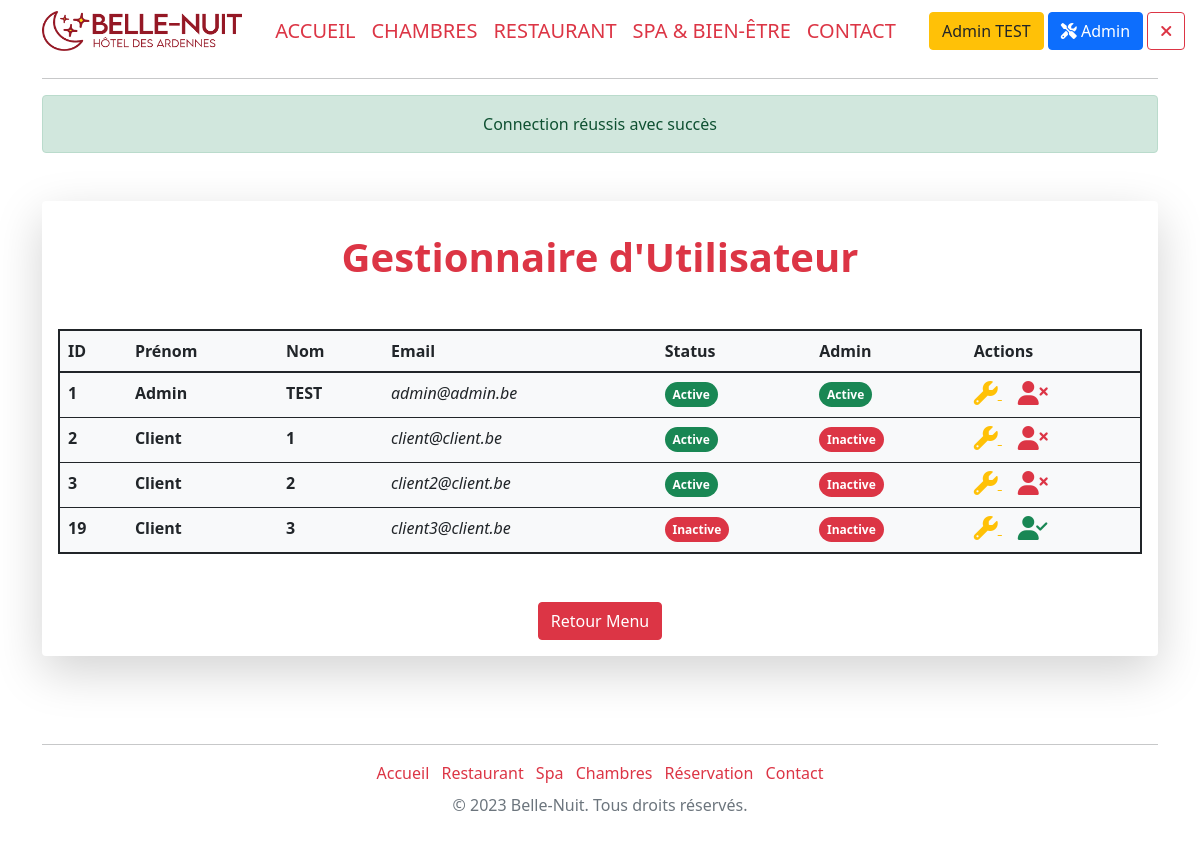
The page /adminAccount (signed in) on the database its author committed.
### tables this page shows
CREATE TABLE `account` (
  `acc_id` int(11) NOT NULL,
  `acc_name` varchar(30) NOT NULL,
  `acc_surname` varchar(30) NOT NULL,
  `acc_address` varchar(120) NOT NULL,
  `acc_addressbox` int(11) DEFAULT NULL,
  `acc_city` varchar(20) NOT NULL,
  `acc_codepostal` mediumint(9) NOT NULL,
  `acc_id_country` int(11) NOT NULL,
  `acc_phone` varchar(20) NOT NULL,
  `acc_email` varchar(255) NOT NULL,
  `acc_password` varchar(128) NOT NULL,
  `acc_code_activation` varchar(32) NOT NULL,
  `acc_admin` tinyint(1) NOT NULL,
  `acc_active` tinyint(1) NOT NULL
);

### models/Model.class.php (called while the page is built, shortened)
<?php
abstract class Model{
    private static $pdo;
    private static function setBdd(){
        self::$pdo = new PDO("mysql:host=localhost;dbname=hotel;charset=utf8", "root", "");
        self::$pdo->setAttribute(PDO::ATTR_ERRMODE, PDO::ERRMODE_WARNING);
    }
    protected function getBdd(){
        return self::$pdo;
    }
}

### models/AdminManager.model.php (called while the page is built, shortened)
<?php
require_once("Model.class.php");
class AdminManager extends Model
{
    public function getProfils()
    {
        $stmt = $this->getBdd()->prepare('
        SELECT  *
        FROM `account`');
        $stmt->execute();
        $profils = $stmt->fetchAll(PDO::FETCH_ASSOC);
        return $profils;
    }
}

### views/main/back/adminAccount.view.php (the view)
<div class="container-fluid shadow-lg p-3 mb-5 mt-5 bg-body rounded mx-auto">
<h1 class='text-center my-3 text-danger fw-bolder mb-5'>Gestionnaire d'Utilisateur</h1>
<table class="table container bg-light p-5 rounded mb-5 border border-2 border-dark">
    <thead class="bg-light">
    <tr>
        <th>ID</th>
        <th>Prénom</th>
        <th>Nom</th>
        <th>Email</th>
        <th>Status</th>
        <th>Admin</th>
        <th>Actions</th>
    </tr>
    </thead>
    <tbody>
    <?php foreach ($profils as $key => $profil) :
        $statusBadge = ($profil['acc_active'] == 1) ? '<span class="badge bg-success rounded-pill d-inline">Active</span>' : '<span class="badge bg-danger rounded-pill d-inline">Inactive</span>';
        $adminBadge = ($profil['acc_admin'] == 1) ? '<span class="badge bg-success rounded-pill d-inline">Active</span>' : '<span class="badge bg-danger rounded-pill d-inline">Inactive</span>';
        $disableButton = ($profil['acc_active'] == 1) ? '<a href="disableAccount&id=' . $profil["acc_id"] . '" onclick="return confirm(\'Êtes-vous sûr de vouloir supprimer cet élément ?\')" class="ms-3 text-danger"><i class="fa-solid fa-xl fa-user-xmark" data-bs-toggle="tooltip" data-bs-placement="top" title="Désactiver"></i></a>' : '<a href="activeAccount&id=' . $profil["acc_id"] . '" onclick="return confirm(\'Êtes-vous sûr de vouloir réactiver l\'utilisateur ?\')" class="ms-3 text-success" data-bs-toggle="tooltip" data-bs-placement="top" title="Activer"><i class="fa-solid fa-xl fa-user-check"></i></a>';
        ?>
        <tr>
            <td>
                <p class="fw-bold mb-1"><?= $profil["acc_id"] ?></p>
            </td>
            <td>
                <p class="fw-bold mb-1"><?= $profil["acc_surname"] ?></p>
            </td>
            <td>
                <p class="fw-bold mb-1"><?= $profil["acc_name"] ?></p>
            </td>
            <td>
                <p class="fst-italic mb-1"><?= $profil["acc_email"] ?></p>
            </td>
            <td><?= $statusBadge ?></td>
            <td><?= $adminBadge ?></td>
            <td>
                <a href="adEditAccount&id=<?= $profil['acc_id'] ?>" class="text-warning">
                    <i class="fa-solid fa-wrench fa-xl" data-bs-toggle="tooltip" data-bs-placement="top" title="Editer"></i>
                </a>
                <?= $disableButton ?>
            </td>
        </tr>
    <?php endforeach; ?>
    </tbody>
</table>
    <div class="text-center">
        <a href="admin" class="btn btn-danger">Retour Menu</a>
    </div>
</div>

### rows shown on the page
account: acc_id "1", acc_surname "Admin", acc_name "TEST", acc_email "admin@admin.be", acc_active "Active", acc_admin "Active"
account: acc_id "2", acc_surname "Client", acc_name "1", acc_email "client@client.be", acc_active "Active", acc_admin "Inactive"
account: acc_id "3", acc_surname "Client", acc_name "2", acc_email "client2@client.be", acc_active "Active", acc_admin "Inactive"
account: acc_id "19", acc_surname "Client", acc_name "3", acc_email "client3@client.be", acc_active "Inactive", acc_admin "Inactive"

### other values the page prints
$_SESSION["surname"] "Admin"
$_SESSION["name"] "TEST"
$_SESSION['alert']['message'] "Connection réussis avec succès"
